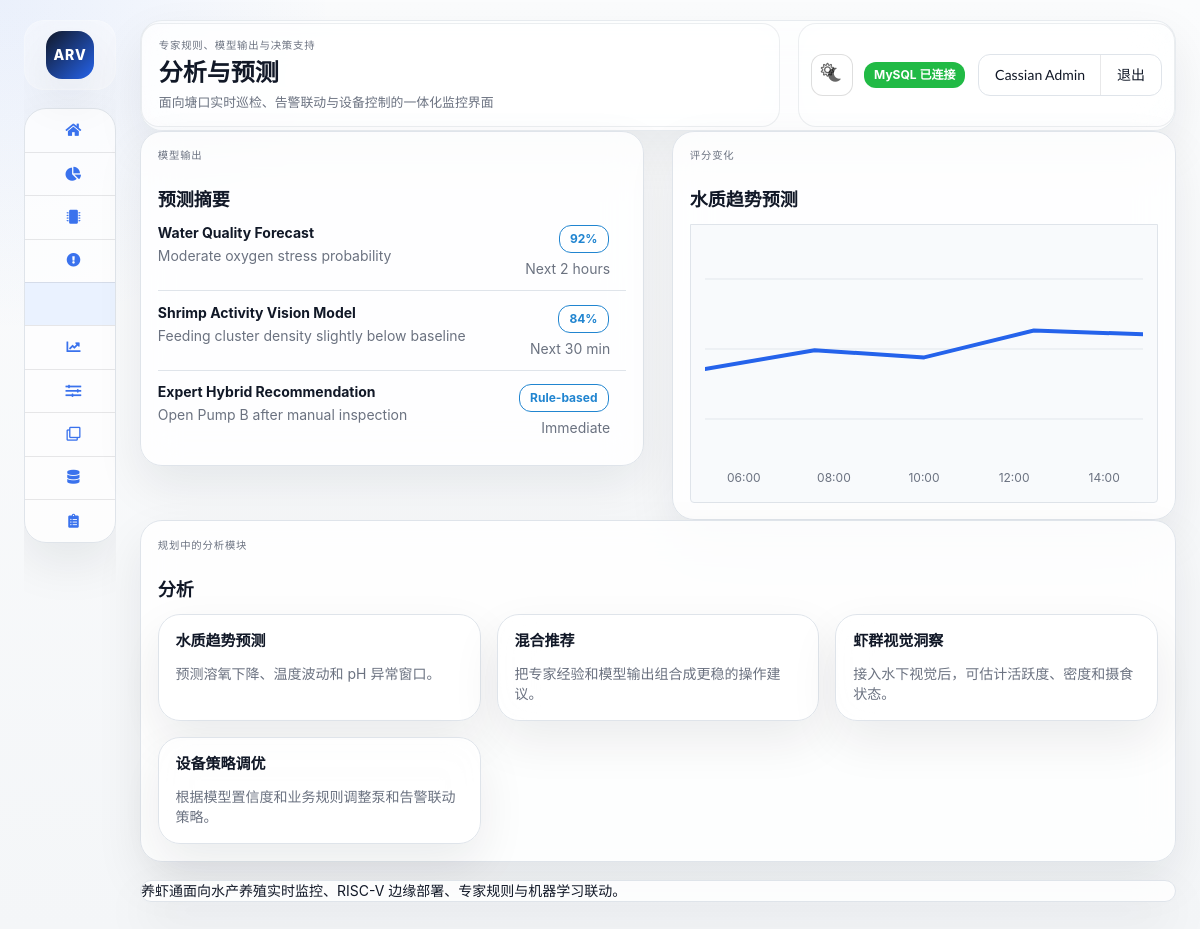
/analytics.php (signed in), run on the app's committed database.
### tables this page shows
CREATE TABLE IF NOT EXISTS predictions (
	id INT AUTO_INCREMENT PRIMARY KEY,
	model_name VARCHAR(120) NOT NULL,
	forecast_window VARCHAR(64) NOT NULL,
	prediction_result VARCHAR(255) NOT NULL,
	confidence VARCHAR(64) NOT NULL,
	created_at TIMESTAMP DEFAULT CURRENT_TIMESTAMP
);

CREATE TABLE IF NOT EXISTS quality_timeline (
	id INT AUTO_INCREMENT PRIMARY KEY,
	time_label VARCHAR(32) NOT NULL,
	quality_score INT NOT NULL,
	point_order INT NOT NULL DEFAULT 0
);

### app/lib/i18n.php (called while the page is built, shortened)
<?php
function current_locale()
{
	return 'zh-CN';
}
function t($key)
{
	$locale = current_locale();
	$catalog = translation_catalog();
	if (isset($catalog[$locale][$key]))
		return $catalog[$locale][$key];
	return $key;
}
function translation_catalog()
{
	return include __DIR__ . '/../translations.php';
}

### app/lib/helpers.php (called while the page is built, shortened)
<?php
function h($value)
{
	return htmlspecialchars((string) $value, ENT_QUOTES, 'UTF-8');
}

### app/lib/repositories.php (called while the page is built, shortened)
<?php
function fetch_predictions(array $config)
{
	$pdo = get_pdo($config);
	try {
		$rows = $pdo->query(
			"SELECT model_name AS model, forecast_window AS window, prediction_result AS result, confidence
			 FROM predictions
			 ORDER BY created_at DESC
			 LIMIT 6"
		)->fetchAll();
	} catch (Throwable $exception) {
		return sample_predictions_data();
	}
	return $rows ?: sample_predictions_data();
}
function fetch_timeline(array $config)
{
	$pdo = get_pdo($config);
	try {
		$rows = $pdo->query(
			"SELECT time_label AS time, quality_score AS value
			 FROM quality_timeline
			 ORDER BY point_order ASC"
		)->fetchAll();
	} catch (Throwable $exception) {
		return sample_timeline_data();
	}
	return $rows ?: sample_timeline_data();
}

### public/analytics.php (the view, shortened to what this page needs)
<?php
require_once __DIR__ . '/../app/bootstrap.php';
$predictions = fetch_predictions($config);
$timeline = fetch_timeline($config);
$samples = fetch_history_series($config, 12);
$bounds = sensor_bounds();
require __DIR__ . '/partials/header.php';
?>
<div class="ui stackable two column grid portal-section">
	<div class="column">
		<section class="ui segment card dashboard">
			<div class="dashboard-header">
				<div>
					<p class="portal-eyebrow"><?= h(t('model_outputs')); ?></p>
					<h3><?= h(t('prediction_snapshot')); ?></h3>
				</div>
			</div>
			<div class="ui list portal-info-list">
				<?php foreach ($predictions as $prediction): ?>
					<div class="item">
						<div class="portal-info-main">
							<strong><?= h($prediction['model']); ?></strong>
							<p><?= h($prediction['result']); ?></p>
						</div>
						<div class="portal-info-side">
							<div class="ui blue basic label"><?= h($prediction['confidence']); ?></div>
							<div><?= h($prediction['window']); ?></div>
						</div>
					</div>
				<?php endforeach; ?>
			</div>
		</section>
	</div>
	<div class="column">
		<section class="ui segment card dashboard chart">
			<div class="dashboard-header">
				<div>
					<p class="portal-eyebrow"><?= h(t('quality_score_pattern')); ?></p>
					<h3><?= h(t('water_trend_forecast')); ?></h3>
				</div>
			</div>
			<div class="chart-frame">
				<svg class="chart-svg" viewBox="0 0 520 220" preserveAspectRatio="none">
					<g class="chart-grid">
						<line x1="0" y1="40" x2="520" y2="40"></line>
						<line x1="0" y1="110" x2="520" y2="110"></line>
						<line x1="0" y1="180" x2="520" y2="180"></line>
					</g>
					<polyline class="chart-line" points="<?= h(build_line_points($samples, 'do_value', $bounds['do_value']['min'], $bounds['do_value']['max'])); ?>"></polyline>
				</svg>
				<div class="chart-axis">
					<?php foreach ($timeline as $point): ?>
						<span><?= h($point['time']); ?></span>
					<?php endforeach; ?>
				</div>
			</div>
		</section>
	</div>
</div>
<section class="ui segment card dashboard portal-section">
	<div class="dashboard-header">
		<div>
			<p class="portal-eyebrow"><?= h(t('planned_analytics_modules')); ?></p>
			<h3><?= h(t('nav_analytics')); ?></h3>
		</div>
	</div>
	<div class="dashboard-card-grid">
		<div class="ui segment card dashboard">
			<h4><?= h(t('water_trend_forecast')); ?></h4>
			<p class="portal-muted"><?= h(t('water_trend_forecast_desc')); ?></p>
		</div>
		<div class="ui segment card dashboard">
			<h4><?= h(t('hybrid_recommendations')); ?></h4>
			<p class="portal-muted"><?= h(t('hybrid_recommendations_desc')); ?></p>
		</div>
		<div class="ui segment card dashboard">
			<h4><?= h(t('shrimp_vision_insights')); ?></h4>
			<p class="portal-muted"><?= h(t('shrimp_vision_insights_desc')); ?></p>
		</div>
		<div class="ui segment card dashboard">
			<h4><?= h(t('actuator_policy_tuning')); ?></h4>
			<p class="portal-muted"><?= h(t('actuator_policy_tuning_desc')); ?></p>
		</div>
	</div>
</section>
<?php require __DIR__ . '/partials/footer.php'; ?>

### public/assets/css/styles.css (style rules this page uses)
:root { --portal-bg: #f4f6f8; --portal-panel: #ffffff; --portal-panel-soft: #f8fafc; --portal-border: #dfe4ea; --portal-text: #111827; --portal-muted: #6b7280; --portal-accent: #2563eb; --portal-accent-soft: #eaf2ff; --portal-shadow: 0 20px 48px rgba(15, 23, 42, 0.08); --portal-gauge-track: #e7ebf0; --portal-gauge-fill: #2563eb; --portal-chart-line: #2563eb; --portal-sidebar-width: 252px; --portal-sidebar-collapsed-width: 92px; }
html, body { min-height: 100%; }
body { margin: 0; font-family: "SF Pro Display", "Segoe UI", "Helvetica Neue", "PingFang SC", "Hiragino Sans", sans-serif; background: radial-gradient(circle at top left, rgba(37, 99, 235, 0.08), transparent 22%), linear-gradient(180deg, #fbfcfd 0%, var(--portal-bg) 100%); color: var(--portal-text); }
.portal-eyebrow { margin: 0 0 4px; font-size: 0.74rem; letter-spacing: 0.08em; text-transform: uppercase; color: var(--portal-muted); }
.portal-sidebar h1, .portal-main h2, .ui.segment.card h3, .ui.segment.card h4 { color: var(--portal-text); }
.ui.segment.card, .ui.segment.card.portal-topbar, .ui.segment.card.portal-sidebar-card, .ui.segment.card.portal-footer-card, .ui.segment.card.dashboard { display: block; width: 100%; max-width: none; margin: 0 !important; border: 1px solid var(--portal-border); border-radius: 22px; background: rgba(255, 255, 255, 0.82); box-shadow: var(--portal-shadow); backdrop-filter: blur(18px); }
.portal-section { margin-top: 16px; }
.ui.segment.card.dashboard { padding: 1.15rem 1.2rem; }
.dashboard-header { display: flex; align-items: center; justify-content: space-between; gap: 14px; margin-bottom: 0.9rem; }
.dashboard-gauge-grid, .dashboard-card-grid { display: grid; grid-template-columns: repeat(auto-fit, minmax(240px, 1fr)); gap: 16px; }
.chart-frame { padding: 1rem; border-radius: 18px; border: 1px solid var(--portal-border); background: var(--portal-panel-soft); overflow: hidden; }
.chart-svg { width: 100%; height: 220px; display: block; }
.chart-axis { display: flex; justify-content: space-between; margin-top: 0.7rem; color: var(--portal-muted); font-size: 0.86rem; gap: 12px; overflow: hidden; }
.chart-axis span { flex: 1; min-width: 0; text-align: center; white-space: nowrap; overflow: hidden; text-overflow: ellipsis; }
.ui.list.portal-info-list > .item { display: flex; justify-content: space-between; align-items: flex-start; gap: 16px; padding: 0.95rem 0; border-top: 1px solid var(--portal-border); }
.ui.list.portal-info-list > .item:first-child { border-top: 0; padding-top: 0; }
.portal-info-main { flex: 1; }
.portal-info-main strong { display: block; margin-bottom: 0.3rem; color: var(--portal-text); }
.portal-info-main p, .portal-info-main .description { margin: 0; color: var(--portal-muted); line-height: 1.6; }
.portal-info-side { display: flex; flex-direction: column; align-items: flex-end; gap: 8px; text-align: right; color: var(--portal-muted); flex-shrink: 0; max-width: 34%; }
.portal-muted { color: var(--portal-muted); }
.ui.button, .ui.label, .ui.menu, .ui.message, .ui.table, .ui.form input, .ui.form select { border-radius: 12px; }
.ui.basic.label, .ui.label { font-weight: 700; }

### data on the page
predictions: model_name "Water Quality Forecast", prediction_result "Moderate oxygen stress probability", confidence "92%", forecast_window "Next 2 hours"
predictions: model_name "Shrimp Activity Vision Model", prediction_result "Feeding cluster density slightly below baseline", confidence "84%", forecast_window "Next 30 min"
predictions: model_name "Expert Hybrid Recommendation", prediction_result "Open Pump B after manual inspection", confidence "Rule-based", forecast_window "Immediate"
quality_timeline: time_label "06:00"
quality_timeline: time_label "08:00"
quality_timeline: time_label "10:00"
quality_timeline: time_label "12:00"
quality_timeline: time_label "14:00"

### other printed values
$page_tagline "专家规则、模型输出与决策支持"
$page_heading "分析与预测"
t('db_connected') "MySQL 已连接"
$user['display_name'] "Cassian Admin"
t('nav_logout') "退出"
t('model_outputs') "模型输出"
t('prediction_snapshot') "预测摘要"
t('quality_score_pattern') "评分变化"
t('water_trend_forecast') "水质趋势预测"
t('planned_analytics_modules') "规划中的分析模块"
t('nav_analytics') "分析"
t('water_trend_forecast_desc') "预测溶氧下降、温度波动和 pH 异常窗口。"
t('hybrid_recommendations') "混合推荐"
t('hybrid_recommendations_desc') "把专家经验和模型输出组合成更稳的操作建议。"
t('shrimp_vision_insights') "虾群视觉洞察"
